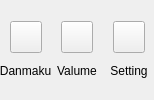
          <widget class="QWidget" name="settingButtonWidget" native="true">
           <property name="sizePolicy">
            <sizepolicy hsizetype="Fixed" vsizetype="Expanding">
             <horstretch>0</horstretch>
             <verstretch>0</verstretch>
            </sizepolicy>
           </property>
           <property name="minimumSize">
            <size>
             <width>154</width>
             <height>0</height>
            </size>
           </property>
           <property name="maximumSize">
            <size>
             <width>154</width>
             <height>16777215</height>
            </size>
           </property>
           <layout class="QHBoxLayout" name="horizontalLayout_26" stretch="1,1,1">
            <property name="spacing">
             <number>0</number>
            </property>
            <property name="leftMargin">
             <number>0</number>
            </property>
            <property name="topMargin">
             <number>0</number>
            </property>
            <property name="rightMargin">
             <number>0</number>
            </property>
            <property name="bottomMargin">
             <number>0</number>
            </property>
            <item>
             <layout class="QVBoxLayout" name="DanmakuBtnLayout" stretch="3,2">
              <property name="spacing">
               <number>0</number>
              </property>
              <item>
               <layout class="QHBoxLayout" name="DanmakuBtnIconLayout">
                <property name="spacing">
                 <number>0</number>
                </property>
                <property name="topMargin">
                 <number>10</number>
                </property>
                <item>
                 <spacer name="horizontalSpacer_4">
                  <property name="orientation">
                   <enum>Qt::Horizontal</enum>
                  </property>
                  <property name="sizeHint" stdset="0">
                   <size>
                    <width>1</width>
                    <height>20</height>
                   </size>
                  </property>
                 </spacer>
                </item>
                <item>
                 <widget class="QPushButton" name="DanmakuBtn">
                  <property name="sizePolicy">
                   <sizepolicy hsizetype="Fixed" vsizetype="Fixed">
                    <horstretch>0</horstretch>
                    <verstretch>0</verstretch>
                   </sizepolicy>
                  </property>
                  <property name="minimumSize">
                   <size>
                    <width>32</width>
                    <height>32</height>
                   </size>
                  </property>
                  <property name="maximumSize">
                   <size>
                    <width>32</width>
                    <height>32</height>
                   </size>
                  </property>
                  <property name="text">
                   <string/>
                  </property>
                 </widget>
                </item>
                <item>
                 <spacer name="horizontalSpacer_35">
                  <property name="orientation">
                   <enum>Qt::Horizontal</enum>
                  </property>
                  <property name="sizeHint" stdset="0">
                   <size>
                    <width>1</width>
                    <height>20</height>
                   </size>
                  </property>
                 </spacer>
                </item>
               </layout>
              </item>
              <item>
               <layout class="QHBoxLayout" name="DanmakuBtnLabelLayout">
                <property name="spacing">
                 <number>0</number>
                </property>
                <property name="bottomMargin">
                 <number>4</number>
                </property>
                <item>
                 <spacer name="horizontalSpacer_44">
                  <property name="orientation">
                   <enum>Qt::Horizontal</enum>
                  </property>
                  <property name="sizeHint" stdset="0">
                   <size>
                    <width>1</width>
                    <height>20</height>
                   </size>
                  </property>
                 </spacer>
                </item>
                <item>
                 <widget class="QLabel" name="DanmakuLab">
                  <property name="sizePolicy">
                   <sizepolicy hsizetype="Fixed" vsizetype="Preferred">
                    <horstretch>0</horstretch>
                    <verstretch>0</verstretch>
                   </sizepolicy>
                  </property>
                  <property name="minimumSize">
                   <size>
                    <width>26</width>
                    <height>20</height>
                   </size>
                  </property>
                  <property name="maximumSize">
                   <size>
                    <width>52</width>
                    <height>20</height>
                   </size>
                  </property>
                  <property name="text">
                   <string>Danmaku</string>
                  </property>
                  <property name="alignment">
                   <set>Qt::AlignHCenter|Qt::AlignTop</set>
                  </property>
                 </widget>
                </item>
                <item>
                 <spacer name="horizontalSpacer_43">
                  <property name="orientation">
                   <enum>Qt::Horizontal</enum>
                  </property>
                  <property name="sizeHint" stdset="0">
                   <size>
                    <width>1</width>
                    <height>20</height>
                   </size>
                  </property>
                 </spacer>
                </item>
               </layout>
              </item>
             </layout>
            </item>
            <item>
             <layout class="QVBoxLayout" name="ValumeBtnLayout" stretch="3,2">
              <property name="spacing">
               <number>0</number>
              </property>
              <item>
               <layout class="QHBoxLayout" name="ValumeBtnIconLayout">
                <property name="spacing">
                 <number>0</number>
                </property>
                <property name="topMargin">
                 <number>10</number>
                </property>
                <item>
                 <spacer name="horizontalSpacer_36">
                  <property name="orientation">
                   <enum>Qt::Horizontal</enum>
                  </property>
                  <property name="sizeHint" stdset="0">
                   <size>
                    <width>1</width>
                    <height>20</height>
                   </size>
                  </property>
                 </spacer>
                </item>
                <item>
                 <widget class="QPushButton" name="ValumeSettingBtn">
                  <property name="sizePolicy">
                   <sizepolicy hsizetype="Fixed" vsizetype="Fixed">
                    <horstretch>0</horstretch>
                    <verstretch>0</verstretch>
                   </sizepolicy>
                  </property>
                  <property name="minimumSize">
                   <size>
                    <width>32</width>
                    <height>32</height>
                   </size>
                  </property>
                  <property name="maximumSize">
                   <size>
                    <width>32</width>
                    <height>32</height>
                   </size>
                  </property>
                  <property name="text">
                   <string/>
                  </property>
                 </widget>
                </item>
                <item>
                 <spacer name="horizontalSpacer_37">
                  <property name="orientation">
                   <enum>Qt::Horizontal</enum>
                  </property>
                  <property name="sizeHint" stdset="0">
                   <size>
                    <width>1</width>
                    <height>20</height>
                   </size>
                  </property>
                 </spacer>
                </item>
               </layout>
              </item>
              <item>
               <layout class="QHBoxLayout" name="ValumeBtnLabelLayout">
                <property name="spacing">
                 <number>0</number>
                </property>
                <property name="bottomMargin">
                 <number>4</number>
                </property>
                <item>
                 <spacer name="horizontalSpacer_45">
                  <property name="orientation">
                   <enum>Qt::Horizontal</enum>
                  </property>
                  <property name="sizeHint" stdset="0">
                   <size>
                    <width>1</width>
                    <height>20</height>
                   </size>
                  </property>
                 </spacer>
                </item>
                <item>
                 <widget class="QLabel" name="ValumeSettingLab">
                  <property name="sizePolicy">
                   <sizepolicy hsizetype="Fixed" vsizetype="Preferred">
                    <horstretch>0</horstretch>
                    <verstretch>0</verstretch>
                   </sizepolicy>
                  </property>
                  <property name="minimumSize">
                   <size>
                    <width>26</width>
                    <height>20</height>
                   </size>
                  </property>
                  <property name="maximumSize">
                   <size>
                    <width>52</width>
                    <height>20</height>
                   </size>
                  </property>
                  <property name="text">
                   <string>Valume</string>
                  </property>
                  <property name="alignment">
                   <set>Qt::AlignHCenter|Qt::AlignTop</set>
                  </property>
                 </widget>
                </item>
                <item>
                 <spacer name="horizontalSpacer_42">
                  <property name="orientation">
                   <enum>Qt::Horizontal</enum>
                  </property>
                  <property name="sizeHint" stdset="0">
                   <size>
                    <width>1</width>
                    <height>20</height>
                   </size>
                  </property>
                 </spacer>
                </item>
               </layout>
              </item>
             </layout>
            </item>
            <item>
             <layout class="QVBoxLayout" name="SettingBtnLayout" stretch="3,2">
              <property name="spacing">
               <number>0</number>
              </property>
              <item>
               <layout class="QHBoxLayout" name="SettingBtnIconLayout">
                <property name="spacing">
                 <number>0</number>
                </property>
                <property name="topMargin">
                 <number>10</number>
                </property>
                <item>
                 <spacer name="horizontalSpacer_38">
                  <property name="orientation">
                   <enum>Qt::Horizontal</enum>
                  </property>
                  <property name="sizeHint" stdset="0">
                   <size>
                    <width>1</width>
                    <height>20</height>
                   </size>
                  </property>
                 </spacer>
                </item>
                <item>
                 <widget class="QPushButton" name="SettingBtn">
                  <property name="sizePolicy">
                   <sizepolicy hsizetype="Fixed" vsizetype="Fixed">
                    <horstretch>0</horstretch>
                    <verstretch>0</verstretch>
                   </sizepolicy>
                  </property>
                  <property name="minimumSize">
                   <size>
                    <width>32</width>
                    <height>32</height>
                   </size>
                  </property>
                  <property name="maximumSize">
                   <size>
                    <width>32</width>
                    <height>32</height>
                   </size>
                  </property>
                  <property name="text">
                   <string/>
                  </property>
                 </widget>
                </item>
                <item>
                 <spacer name="horizontalSpacer_39">
                  <property name="orientation">
                   <enum>Qt::Horizontal</enum>
                  </property>
                  <property name="sizeHint" stdset="0">
                   <size>
                    <width>1</width>
                    <height>20</height>
                   </size>
                  </property>
                 </spacer>
                </item>
               </layout>
              </item>
              <item>
               <layout class="QHBoxLayout" name="SettingBtnLabelLayout">
                <property name="spacing">
                 <number>0</number>
                </property>
                <property name="bottomMargin">
                 <number>4</number>
                </property>
                <item>
                 <spacer name="horizontalSpacer_41">
                  <property name="orientation">
                   <enum>Qt::Horizontal</enum>
                  </property>
                  <property name="sizeHint" stdset="0">
                   <size>
                    <width>1</width>
                    <height>20</height>
                   </size>
                  </property>
                 </spacer>
                </item>
                <item>
                 <widget class="QLabel" name="SettingLab">
                  <property name="sizePolicy">
                   <sizepolicy hsizetype="Fixed" vsizetype="Preferred">
                    <horstretch>0</horstretch>
                    <verstretch>0</verstretch>
                   </sizepolicy>
                  </property>
                  <property name="minimumSize">
                   <size>
                    <width>26</width>
                    <height>20</height>
                   </size>
                  </property>
                  <property name="maximumSize">
                   <size>
                    <width>52</width>
                    <height>20</height>
                   </size>
                  </property>
                  <property name="text">
                   <string>Setting</string>
                  </property>
                  <property name="alignment">
                   <set>Qt::AlignHCenter|Qt::AlignTop</set>
                  </property>
                 </widget>
                </item>
                <item>
                 <spacer name="horizontalSpacer_40">
                  <property name="orientation">
                   <enum>Qt::Horizontal</enum>
                  </property>
                  <property name="sizeHint" stdset="0">
                   <size>
                    <width>1</width>
                    <height>20</height>
                   </size>
                  </property>
                 </spacer>
                </item>
               </layout>
              </item>
             </layout>
            </item>
           </layout>
          </widget>
